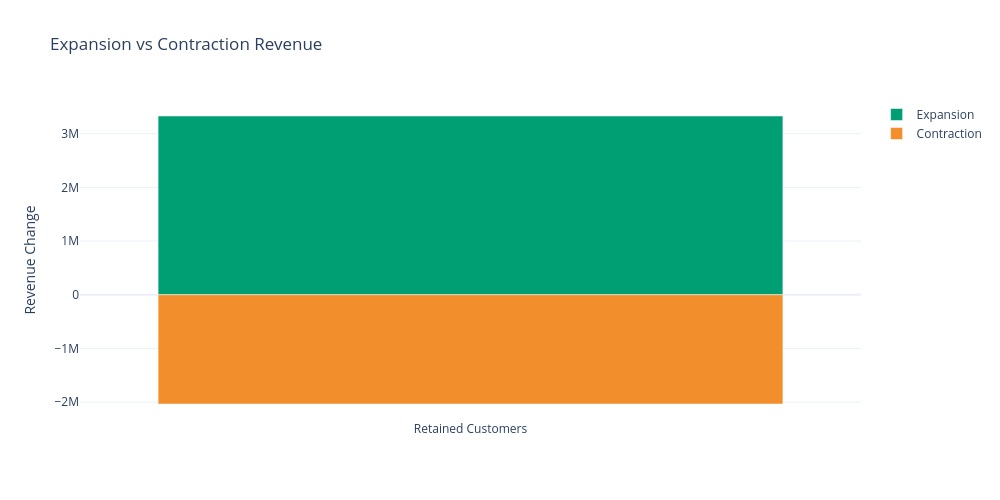

The cell this chart's notebook holds for it:
### Markdown cell above
На предыдущем этапе была рассчитана чистая экономика удержанной клиентской базы и определен вклад expansion и contraction в изменение выручки среди клиентов, сохранивших активный lifecycle-статус.

Для упрощения интерпретации результатов визуализируем баланс между положительным и отрицательным вкладом retained customers. Такой взгляд позволяет быстро оценить, создает ли удержанная база дополнительную выручку или значительная часть retention-эффекта компенсируется снижением покупательской активности.

Визуализируем соотношение expansion и contraction внутри удержанных клиентов.

### Code cell
# =====================================================
# PREPARE VALUES
# =====================================================

expansion_total = expansion_summary.get('Expansion', 0)

contraction_total = abs(
    expansion_summary.get('Contraction', 0)
)

# =====================================================
# STACKED BAR CHART
# =====================================================

fig = go.Figure()

# Expansion
fig.add_trace(

    go.Bar(

        name='Expansion',

        x=['Retained Customers'],

        y=[expansion_total],
 
        marker_color='#009E73'   #2ca02c

    )

)

# Contraction
fig.add_trace(

    go.Bar(

        name='Contraction',

        x=['Retained Customers'],

        y=[-contraction_total],

        marker_color='#F28E2B' 

    )

)

# =====================================================
# LAYOUT
# =====================================================

fig.update_layout(

    title='Expansion vs Contraction Revenue',

    barmode='relative',

    yaxis_title='Revenue Change',

    template='plotly_white',

    height=500,

    width=1000

)

fig.show()

### Figure 1 — Plotly figure (JSON) as saved in the notebook; plotly's stock layout.template omitted (floating-point values rounded to 4 significant figures)
{"data": [{"marker": {"color": "#009E73"}, "name": "Expansion", "type": "bar", "x": ["Retained Customers"], "y": [3329751]}, {"marker": {"color": "#F28E2B"}, "name": "Contraction", "type": "bar", "x": ["Retained Customers"], "y": [-2034792]}], "layout": {"barmode": "relative", "height": 500, "title": {"text": "Expansion vs Contraction Revenue"}, "width": 1000, "yaxis": {"title": {"text": "Revenue Change"}}}}
